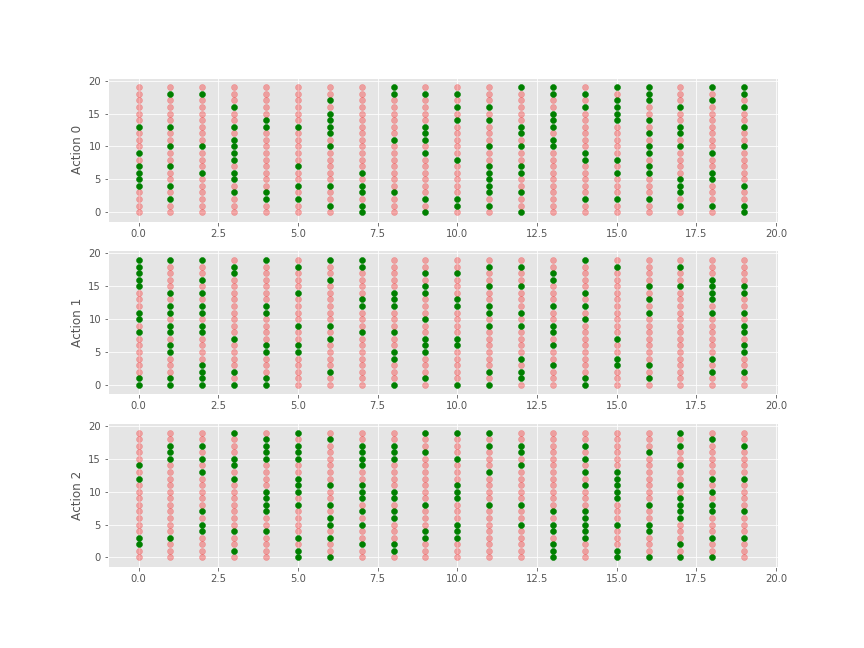
#> input picture Q_Learning/qtable_charts/0.png, 864 x 648 px; its folder holds 5 pictures in this run
$ jupyter execute --allow-errors Mountain_Car_QLearning.ipynb   (older library calls are emulated)
#> lines starting #> are read from the running program, lines starting #| are printed output that depends on the picture
[cell 1]
import gym
import numpy as np
import matplotlib.pyplot as plt

#> (a cell that did not finish here is left out)

#> (a cell that did not finish here is left out)

[cell 4]
LEARNING_RATE = 0.1
DISCOUNT = 0.95
EPISODES = 25000
SHOW_EVERY = 1000

#> (a cell that did not finish here is left out)

[cell 6]
epsilon = 0.5
START_EPSILON_DECAYING = 1
END_EPSILON_DECAYING  = EPISODES // 2

epsilon_decay_value = epsilon/(END_EPSILON_DECAYING - START_EPSILON_DECAYING)

#> (a cell that did not finish here is left out)

[cell 8]
ep_rewards = []
aggr_ep_rewards = { 'ep': [], 'avg':[], 'min':[], 'max':[]}

[cell 9]
def get_discrete_state(state):
    discrete_state = (state - env.observation_space.low)/ discrete_os_win_size
    return tuple(discrete_state.astype(np.int))

#> (a cell that did not finish here is left out)

[cell 11]
plt.plot(aggr_ep_rewards['ep'], aggr_ep_rewards['avg'], label="average rewards")
plt.plot(aggr_ep_rewards['ep'], aggr_ep_rewards['max'], label="max rewards")
plt.plot(aggr_ep_rewards['ep'], aggr_ep_rewards['min'], label="min rewards")
plt.legend(loc=4)
plt.show()
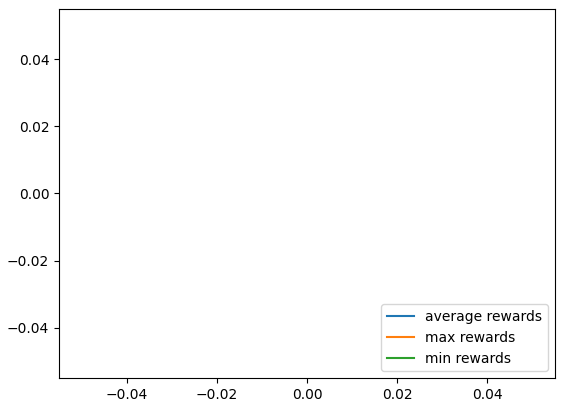
#> figure drawn by matplotlib, 1 panel

<h4>Making graphs from each q-table

[cell 12]
from mpl_toolkits.mplot3d import axes3d
import matplotlib.pyplot as plt
from matplotlib import style
import numpy as np

style.use('ggplot')


def get_q_color(value, vals):
    if value == max(vals):
        return "green", 1.0
    else:
        return "red", 0.3


fig = plt.figure(figsize=(12, 9))

ax1 = fig.add_subplot(311)
ax2 = fig.add_subplot(312)
ax3 = fig.add_subplot(313)

i = 24000
#> (the rest of this cell did not finish here and is left out)

[cell 13]
from mpl_toolkits.mplot3d import axes3d
import matplotlib.pyplot as plt
from matplotlib import style
import numpy as np

style.use('ggplot')


def get_q_color(value, vals):
    if value == max(vals):
        return "green", 1.0
    else:
        return "red", 0.3


fig = plt.figure(figsize=(12, 9))


#> (the rest of this cell did not finish here and is left out)

[cell 14]
import cv2
import os


def make_video():
    # windows:
    fourcc = cv2.VideoWriter_fourcc(*'XVID')
    # Linux:
    #fourcc = cv2.VideoWriter_fourcc('M','J','P','G')
    out = cv2.VideoWriter('qlearn.avi', fourcc, 60.0, (1200, 900))

    for i in range(0, 24000, 1000):
        img_path = f"qtable_charts/{i}.png"
        print(img_path)
        frame = cv2.imread(img_path)
#> frame is the input picture: shape (648, 864, 3); mean B, G, R 232.5, 235.5, 236.4
        out.write(frame)

    out.release()


make_video()
